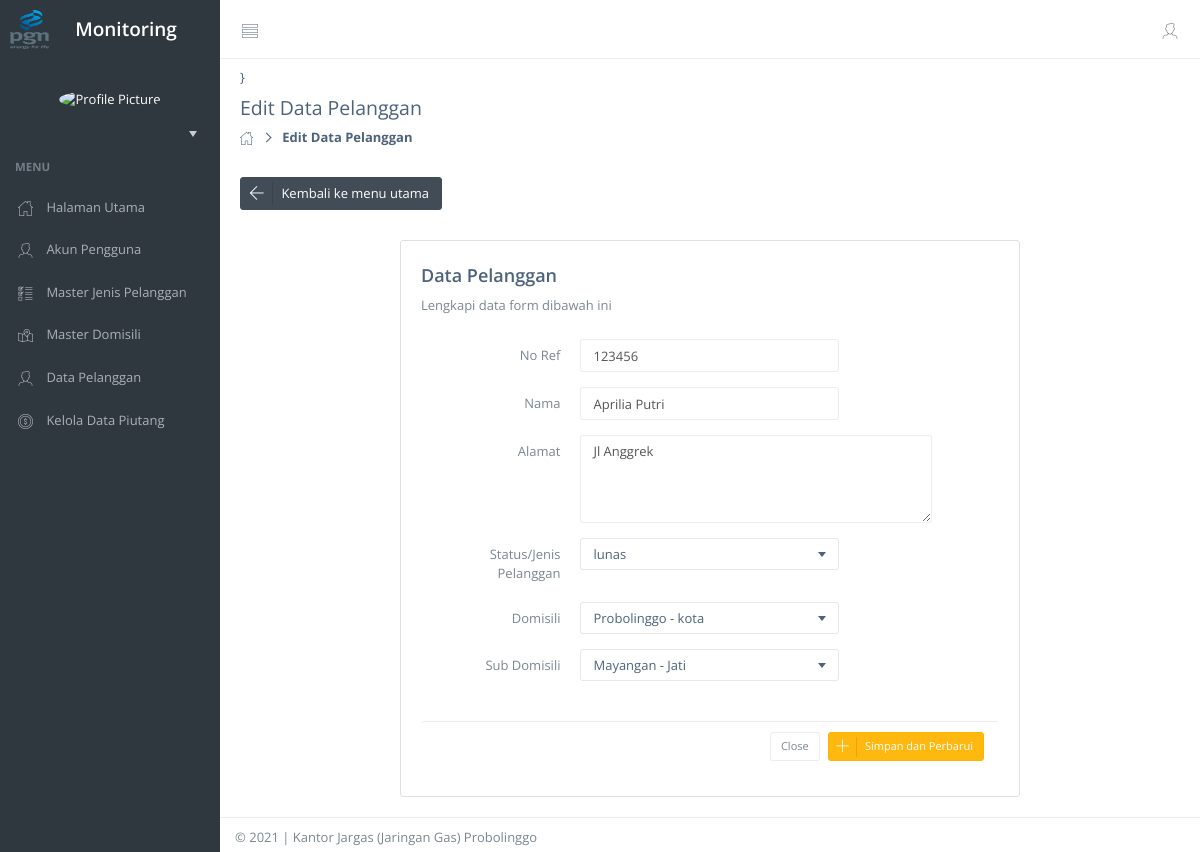
The app's page /data_pelanggan/editPelanggan/12 with its own data.
### tables this page shows
CREATE TABLE `data_pelanggan` (
  `id_pelanggan` int(11) NOT NULL,
  `no_ref` varchar(15) DEFAULT NULL,
  `nama` varchar(100) DEFAULT NULL,
  `alamat` varchar(250) DEFAULT NULL,
  `pencabutan` enum('iya','tidak') NOT NULL,
  `id_jenis_pelanggan` int(11) NOT NULL,
  `created_at` timestamp NOT NULL DEFAULT current_timestamp() ON UPDATE current_timestamp(),
  `id_domisili` int(11) NOT NULL,
  `id_subdomisili` int(11) NOT NULL
);

CREATE TABLE `master_jenis_pelanggan` (
  `id_jenis_pelanggan` int(11) NOT NULL,
  `nama_jenis` varchar(50) NOT NULL,
  `created_at` timestamp NOT NULL DEFAULT current_timestamp() ON UPDATE current_timestamp()
);

CREATE TABLE `master_domisili` (
  `id_domisili` int(11) NOT NULL,
  `kota` varchar(50) NOT NULL,
  `wilayah` enum('kota','kabupaten') NOT NULL
);

CREATE TABLE `master_subdomisili` (
  `id_subdomisili` int(11) NOT NULL,
  `id_domisili` int(11) NOT NULL,
  `kode_wilayah` varchar(5) NOT NULL,
  `kelurahan` varchar(50) NOT NULL,
  `kecamatan` varchar(50) NOT NULL
);

### application/controllers/Data_pelanggan.php (called while the page is built, shortened)
<?php
    class Data_pelanggan extends CI_Controller {
        public function __construct()
        {
            $this->load->model('M_data_pelanggan');
            $this->load->model('M_jenis_pelanggan');
            $this->load->model('M_domisili');
        }
        function editPelanggan($id_pelanggan){
            $data = array(
                'folder'    => "data_pelanggan",
                'view'      => "V_edit_pelanggan"
            );
            $data['hasil'] = $this->M_data_pelanggan->getDataTable( $id_pelanggan, 'data_pelanggan' )->result_array()[0];
            $data['master_jenis_pelanggan'] = $this->M_jenis_pelanggan->getDataTable(null, 'master_jenis_pelanggan')->result_array();
            $data['master_domisili'] = $this->M_domisili->getDataTable(null, 'master_domisili')->result_array();
            $data['master_subdomisili'] = $this->M_domisili->getDataTable(null, 'master_subdomisili')->result_array();
            $this->load->view('template/template_backend', $data);
        }
    }
?>

### index.php (called while the page is built, shortened)
<?php
require_once BASEPATH.'core/CodeIgniter.php';

### application/models/M_data_pelanggan.php (called while the page is built, shortened)
<?php
    class M_data_pelanggan extends CI_Model {
        function getDataTable( $id_pelanggan = null) {
            if ( $id_pelanggan ) {
                $sql = "SELECT
                    data_pelanggan.id_pelanggan, data_pelanggan.no_ref, data_pelanggan.nama, data_pelanggan.alamat, master_jenis_pelanggan.id_jenis_pelanggan,
                    master_domisili.id_domisili, master_subdomisili.id_subdomisili,master_jenis_pelanggan.nama_jenis, master_domisili.kota, master_domisili.wilayah, master_subdomisili.kelurahan, master_subdomisili.kecamatan
                    FROM data_pelanggan
                    JOIN master_jenis_pelanggan ON data_pelanggan.id_jenis_pelanggan = master_jenis_pelanggan.id_jenis_pelanggan
                    JOIN master_domisili ON data_pelanggan.id_domisili = master_domisili.id_domisili
                    JOIN master_subdomisili ON data_pelanggan.id_subdomisili = master_subdomisili.id_subdomisili
                    WHERE data_pelanggan.id_pelanggan = '$id_pelanggan'";
            }
            $query = $this->db->query($sql);
            return $query;
        }
    }
?>

### application/models/M_jenis_pelanggan.php (called while the page is built, shortened)
<?php
class M_jenis_pelanggan extends CI_Model {
        function getDataTable( $where = null, $table ) {
            if ( $where ) {
                return $this->db->get_where($table, $where);
            } else {
                return $this->db->get($table);
            }
        }
}
?>

### application/models/M_domisili.php (called while the page is built, shortened)
<?php
    class M_domisili extends CI_Model {
        function getDataTable( $where = null, $table ) {
            if ( $where ) {
                return $this->db->get_where($table, $where);
            } else {
                return $this->db->get($table);
            }
        }
    }

### application/views/data_pelanggan/V_edit_pelanggan.php (the view, shortened to what this page needs)
             <div id="content-container">
                 <div id="page-head">
                     <div id="page-title">}
                         <h1 class="page-header text-overflow">Edit Data Pelanggan </h1>
                     </div>
<ol class="breadcrumb">
	<li><a href="<?php echo base_url('data_pelanggan') ?>"><i class="demo-pli-home"></i></a></li>
	<li class="active">Edit Data Pelanggan</li>
</ol>
                 </div>
                 <div id="page-content">
                     <div class="row pad-btm">
                         <div class="col-sm-6 toolbar-left">
                             <a href="<?php echo base_url('data_pelanggan') ?>" id="demo-btn-addrow" class="btn btn-primary btn-labeled"><i class="btn-label ti-arrow-left"></i> Kembali ke menu utama</a>
                         </div>
                     </div>
             <div class="row">
                 <div class="col-md-8 col-md-offset-2">
                     <div class="panel panel-body" style="border : 1px solid #e0e0e0">
                     <h4>Data Pelanggan</h4>
                         <p>Lengkapi data form dibawah ini</p>
          <form class="form-horizontal" action="<?php echo base_url('data_pelanggan/prosesEditPelanggan/'.$hasil['id_pelanggan']) ?>" method="POST" enctype="multipart/form-data">
              <div class="panel-body">
                  <div class="form-group">
                      <label for="demo-is-inputnormal" class="col-sm-3 control-label">No Ref</label>
                      <div class="col-sm-6">
                          <input name="no_ref" type="text" value="<?php echo $hasil['no_ref'] ?>" placeholder="Masukkan No Ref..." required="" class="form-control" id="demo-is-inputnormal">
                                     </div>
                  </div>
                                 <div class="form-group">
                      <label for="demo-is-inputnormal" class="col-sm-3 control-label">Nama</label>
                      <div class="col-sm-6">
                          <input name="nama_pelanggan" type="text" placeholder="Masukkan Nama..." required="" value="<?php echo $hasil['nama'] ?>"class="form-control" id="demo-is-inputnormal">
                      </div>
                  </div>
                  <div class="form-group">
                      <label for="demo-is-inputnormal" class="col-sm-3 control-label">Alamat</label>
                      <div class="col-sm-8">
                                     <textarea placeholder="Masukkan alamat..." rows="4" class="form-control" name="alamat" required=""><?php echo $hasil['alamat'] ?></textarea>
                      </div>
                  </div>
                                 <div class="form-group">
                      <label for="demo-is-inputnormal" class="col-sm-3 control-label">Status/Jenis Pelanggan</label>
                      <div class="col-sm-6">
                                     <select data-placeholder="Choose a Country..." name="jenis" id="jen" tabindex="2">
					<?php
						foreach ($master_jenis_pelanggan as $kolom => $value) {
							if($value['id_jenis_pelanggan'] == $hasil['id_jenis_pelanggan']) {?>
							<option selected value="<?= $value['id_jenis_pelanggan']?>"><?= $value['nama_jenis']?></option>
							<?php }else{?>
								<option value="<?= $value['id_jenis_pelanggan']?>"><?= $value['nama_jenis']?></option>
					<?php
						} }
					?>
                                     </select>
                      </div>
                  </div>
                                 <div class="form-group">
                      <label for="demo-is-inputnormal" class="col-sm-3 control-label">Domisili</label>
                      <div class="col-sm-6">
                                     <select data-placeholder="Choose a Country..." name="domisili" id="dom" tabindex="2">
					<?php
						foreach ($master_domisili as $kolom => $value) {
							if($value['id_domisili'] == $hasil['id_domisili']) {?>
							<option selected value="<?= $value['id_domisili']?>"><?= $value['kota']." - ".$value['wilayah'] ?></option>
							<?php }else{?>
								<option value="<?= $value['id_domisili']?>"><?= $value['kota']." - ".$value['wilayah'] ?></option>
					<?php
						} }
					?>
                                     </select>
                      </div>
                  </div>
			<div class="form-group">
                      <label for="demo-is-inputnormal" class="col-sm-3 control-label">Sub Domisili</label>
                      <div class="col-sm-6">
                                     <select data-placeholder="Choose a Country..." name="subdomisili"id="sub" tabindex="2">
					<?php
						foreach ($master_subdomisili as $kolom => $value) {
						if($value['id_subdomisili'] == $hasil['id_subdomisili']) {?>
							<option selected value="<?= $value['id_subdomisili']?>"><?= $value['kecamatan']." - ".$value['kelurahan'] ?></option>
							<?php }else{?>
								<option value="<?= $value['id_subdomisili']?>"><?= $value['kecamatan']." - ".$value['kelurahan'] ?></option>
					<?php
						} }
					?>
                                     </select>
                      </div>
                  </div>
                            </div>
	   <div class="modal-footer">
                         <button data-dismiss="modal" class="btn btn-sm btn-default" type="button">Close</button>
                         <button class="btn btn-sm btn-warning btn-labeled"><i class="btn-label ti-plus"></i> Simpan dan Perbarui</button>
                         </div>
          </div>
                     </div>
  </div>

### records on screen
data_pelanggan: no_ref "123456", nama_pelanggan "Aprilia Putri", alamat "Jl Anggrek"
master_jenis_pelanggan: nama_jenis "lunas"
master_domisili: kota "Probolinggo", wilayah "kota"
master_subdomisili: kecamatan "Mayangan", kelurahan "Jati"
